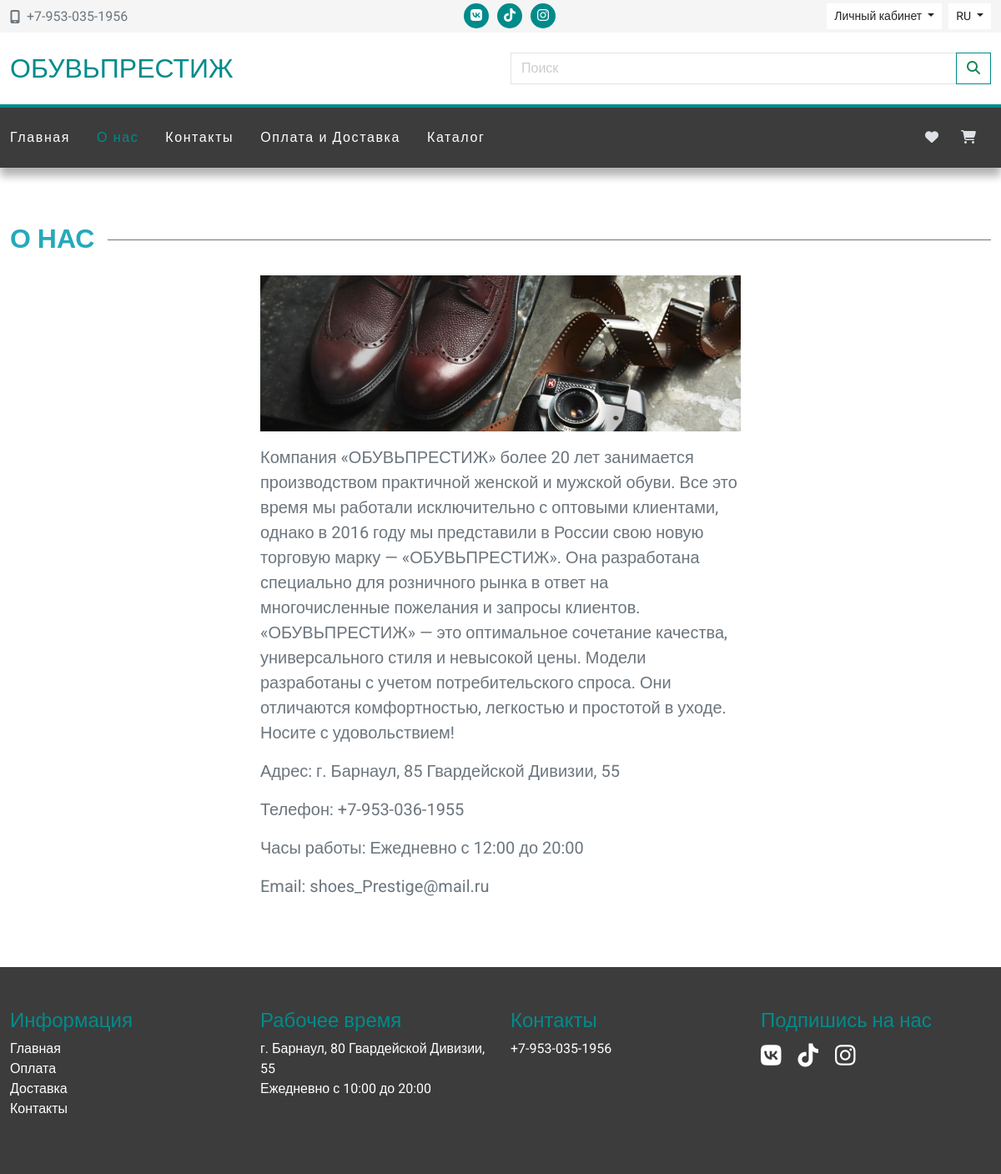
Page /about.php on the committed database.
### tables this page shows
CREATE TABLE `about` (
  `id` int UNSIGNED NOT NULL,
  `title` varchar(255) NOT NULL,
  `description` varchar(655) NOT NULL,
  `image` varchar(255) NOT NULL
);

CREATE TABLE `contact` (
  `id` int UNSIGNED NOT NULL,
  `address` varchar(255) NOT NULL,
  `phone` varchar(255) NOT NULL,
  `email` varchar(255) NOT NULL,
  `mode` varchar(255) NOT NULL
);

### about.php (the view, shortened to what this page needs)
<?php require_once './functions/db_connect.php'; ?>
<?php
$sql = $pdo->prepare("SELECT * FROM contact");
$sql->execute();
$res = $sql->fetch(PDO::FETCH_ASSOC);
?>
<?php
$row = $pdo->prepare("SELECT * FROM about");
$row->execute();
$about = $row->fetch(PDO::FETCH_ASSOC);
?>
<!DOCTYPE html>
<html lang="ru">
<head>
	<link rel="stylesheet" href="https://cdn.jsdelivr.net/npm/bootstrap@5.3.3/dist/css/bootstrap.min.css">
	<link rel="stylesheet" href="https://cdnjs.cloudflare.com/ajax/libs/font-awesome/6.4.0/css/all.min.css">
	<link rel="stylesheet" href="assets/css/main.css" />
</head>
<body>
	<div class="wrapper">
		<?php require "public/header.php" ?>
		<main class="main">
			<section class="about-us" id="about">
				<div class="container-fluid">
					<div class="row py-3">
						<div class="col-12">
							<h2 class="section-title">
								<span><?php echo $about["title"] ?></span>
							</h2>
						</div>
					</div>
					<div class="row gy-3">
						<div class=" col-md-6 col-lg-6  offset-md-3">
							<div class="image-about">
								<img src="admin\img\<?php echo $about["image"] ?>" width="100%" alt="Обувь">
							</div>
						</div>
					</div>
					<div class="row py-3">
						<div class=" col-md-6 col-lg-6 about-text offset-md-3">
							<p><?php echo $about["description"] ?>
							</p>
							<p>Адрес: <?php echo $res["address"] ?></p>
							<p>Телефон: <?php echo $res["phone"] ?></p>
							<p>Часы работы: <?php echo $res["mode"] ?></p>
							<p>Email: <?php echo $res["email"] ?></p>
						</div>
					</div>
				</div>
			</section>
		</main>
		<?php require "public/footer.php" ?>
	</div>
</body>
</html>

### public/header.php (shortened to what this page needs)
<!DOCTYPE html>
<html lang="en">
<head>
	<link rel="stylesheet" href="https://cdn.jsdelivr.net/npm/bootstrap@5.3.3/dist/css/bootstrap.min.css">
	<link rel="stylesheet" href="https://cdnjs.cloudflare.com/ajax/libs/font-awesome/6.4.0/css/all.min.css">
	<link rel="stylesheet" href="assets/css/main.css" />
</head>
<body>
	<header class="header">
		<div class="header-top py-1">
			<div class="container-fluid">
				<div class="row">
					<div class="col-8 col-sm-4">
						<div class="header-top-phone d-flex align-items-center h-100">
							<i class="fa-solid fa-mobile-screen"></i>
							<a href="tel:+79530351956" class="ms-2">+7-953-035-1956</a>
						</div>
					</div>
					<div class="col-sm-4 d-none d-sm-block">
						<ul class="social-icons d-flex justify-content-center">
							<li>
								<a href="#">
									<i class="fa-brands fa-vk"></i>
								</a>
							</li>
							<li>
								<a href="#">
									<i class="fa-brands fa-tiktok"></i>
								</a>
							</li>
							<li>
								<a href="#">
									<i class="fa-brands fa-instagram"></i>
								</a>
							</li>
						</ul>
					</div>
					<div class="col-4 col-sm-4">
						<div class="header-top-account d-flex justify-content-end">
							<?php if (isset($userLogin)) : ?>
								<div class="btn-group me-2">
									<div class="dropdown">
										<button class="btn btn-sm dropdown-toggle" type="button" data-bs-toggle="dropdown" aria-expanded="false">
											<?= htmlspecialchars($userLogin) ?>
										</button>
										<ul class="dropdown-menu">
											<li>
												<a class="dropdown-item" href="profile.php">Профиль</a>
											</li>
											<li>
												<a class="dropdown-item" href="functions/logout.php">Выйти</a>
											</li>
										</ul>
									</div>
								</div>
							<?php else : ?>
								<div class="btn-group me-2">
									<div class="dropdown">
										<button class="btn btn-sm dropdown-toggle" type="button" data-bs-toggle="dropdown" aria-expanded="false">
											Личный кабинет
										</button>
									</div>
								</div>
							<?php endif; ?>
							<div class="btn-group" role="group" aria-label="Button group">
								<div class="dropdown">
									<button class="btn btn-sm dropdown-toggle" type="button" data-bs-toggle="dropdown" aria-expanded="false">
										RU
									</button>
								</div>
							</div>
						</div>
					</div>
				</div>
			</div>
		</div>
		<div class="header-middle bg-white py-4">
			<div class="container-fluid">
				<div class="row align-items-center">
					<div class="col-sm-6 ">
						<a href="index.php" class="header-logo h2">ОбувьПрестиж</a>
					</div>
					<div class="col-sm-6 mt-2 mt-md-0">
						<form id="searchForm">
							<div class="input-group">
								<input type="text" class="form-control" name="s" id="text-to-find" placeholder="Поиск" aria-label="Поиск" aria-describedby="button-search" />
								<button onclick="javascript: FindOnPage('text-to-find'); return false;" class="btn btn-outline-success" type="submit" id="button-search">
									<i class="fa-solid fa-magnifying-glass"></i>
								</button>
							</div>
						</form>
					</div>
				</div>
			</div>
		</div>
	</header>
	<div class="header-bottom sticky-top" id="header-nav">
		<nav class="navbar navbar-expand-md bg-dark" data-bs-theme="dark">
			<div class="container-fluid">
				<div class="offcanvas offcanvas-start" id="offcanvasNavbar" tabindex="-1" aria-labelledby="offcanvasNavbarLabel">
					<div class="offcanvas-body">
						<ul class="navbar-nav me-auto mb-2 mb-lg-0">
							<li class="nav-item  ">
								<a class="nav-link <?php echo (basename($_SERVER['PHP_SELF']) == 'index.php') ? 'active' : ''; ?>" href="index.php">Главная</a>
							</li>
							<li class="nav-item ">
								<a class="nav-link <?php echo (basename($_SERVER['PHP_SELF']) == 'about.php') ? 'active' : ''; ?>" href="about.php">О нас</a>
							</li>
							<li class="nav-item ">
								<a class="nav-link <?php echo (basename($_SERVER['PHP_SELF']) == 'contact.php') ? 'active' : ''; ?>" href="contact.php">Контакты</a>
							</li>
							<li class="nav-item ">
								<a class="nav-link <?php echo (basename($_SERVER['PHP_SELF']) == 'delivery.php') ? 'active' : ''; ?>" href="delivery.php">Оплата и Доставка</a>
							</li>
							<li class="nav-item">
								<a class="nav-link <?php echo (basename($_SERVER['PHP_SELF']) == 'catalog.php') ? 'active' : ''; ?>" href="catalog.php">Каталог</a>
							</li>
						</ul>
					</div>
				</div>
				<div>
					<a href="#" class="btn p-1">
						<i class="fa-solid fa-heart"></i>
					</a>
					<button class="btn p-1" type="button">
						<a class="btn" href="cart.php" target="_blank"><i class="fa-solid fa-cart-shopping"></i></a>
					</button>
				</div>
			</div>
		</nav>
	</div>
</body>
</html>

### public/footer.php (shortened to what this page needs)
<!DOCTYPE html>
<html lang="ru">
<head>
	<link rel="stylesheet" href="https://cdn.jsdelivr.net/npm/bootstrap@5.3.3/dist/css/bootstrap.min.css">
	<link rel="stylesheet" href="https://cdnjs.cloudflare.com/ajax/libs/font-awesome/6.4.0/css/all.min.css">
	<link rel="stylesheet" href="assets/css/main.css" />
</head>
<body>
	<footer class="footer" id="footer">
		<div class="container-fluid">
			<div class="row">
				<div class="col-md-3 col-6">
					<h4>Информация</h4>
					<ul class="list-unstyled">
						<li><a href="index.php">Главная</a></li>
						<li><a href="delivery.php">Оплата</a></li>
						<li><a href="delivery.php">Доставка</a></li>
						<li><a href="contact.php">Контакты</a></li>
					</ul>
				</div>
				<div class="col-md-3 col-6">
					<h4>Рабочее время</h4>
					<ul class="list-unstyled">
						<li>г. Барнаул, 80 Гвардейской Дивизии, 55</li>
						<li>Ежедневно с 10:00 до 20:00</li>
					</ul>
				</div>
				<div class="col-md-3 col-6">
					<h4>Контакты</h4>
					<ul class="list-unstyled">
						<li><a href="tel:+79530351956"></a> +7-953-035-1956</li>
					</ul>
				</div>
				<div class="col-md-3 col-6">
					<h4>Подпишись на нас</h4>
					<ul class="footer-icons">
						<li><a href="#"><i class="fa-brands fa-vk"></i></a></li>
						<li><a href="#"><i class="fa-brands fa-tiktok"></i></a></li>
						<li><a href="#"><i class="fa-brands fa-instagram"></i></a></li>
					</ul>
				</div>
			</div>
		</div>
	</footer>
</body>
</html>

### assets/css/main.css (style rules this page uses)
:root { --bg-color: #f5f5f5; --text-color: #6c757d; --accent-color: #008b8b; --contrast-color: #26a9ba; --gray-color: #ccc; --navbar-color: #3c3c3c; --red-color: #e25822; --light-grey-color: #eee; }
html, body { height: 100%; }
body { min-width: 320px; font-family: "Roboto", sans-serif; background-color: var(--bg-color); color: var(--text-color); }
a { color: var(--text-color); text-decoration: underline; }
img { max-width: 100%; height: auto; }
.btn, .dropdown-menu, .form-control, .form-select { border-radius: 0; }
.form-control::placeholder { color: var(--gray-color); }
.btn-outline-success { border-color: var(--accent-color); }
.wrapper { min-height: 100%; display: flex; flex-direction: column; }
main.main { flex: 1 1 auto; }
section { padding: 50px 0; }
.section-title { position: relative; text-transform: uppercase; color: var(--contrast-color); font-weight: 700; }
.section-title span { background-color: var(--bg-color); padding-right: 1rem; position: relative; z-index: 1; }
.section-title::after { position: absolute; content: ""; width: 100%; top: 50%; left: 0; border-top: 1px solid var(--text-color); }
.header-top-phone a { text-decoration: none; }
ul.social-icons { list-style: none; margin-bottom: 0; padding-bottom: 0; }
ul.social-icons li { margin-right: 10px; }
ul.social-icons a { background-color: var(--accent-color); color: white; width: 30px; height: 30px; line-height: 30px; border-radius: 50%; float: left; text-align: center; transition: all 0.3s; }
.header-top .btn { background-color: #fff; }
.header-logo { text-decoration: none; text-transform: uppercase; color: var(--accent-color); transition: 0.3s; }
.header-bottom { border-top: 4px solid var(--accent-color); box-shadow: 0 10px 10px rgba(0, 0, 0, 0.3); }
.header-bottom .navbar, .header-bottom .dropdown-menu { background-color: var(--navbar-color) !important; }
.header-bottom .nav-item:first-child .nav-link { padding-left: 0; }
.header-bottom .navbar .nav-link { color: #fff; transition: 0.3s all; letter-spacing: 0.1rem; }
.header-bottom .navbar .nav-link.active { color: var(--accent-color); }
.about-us { background-color: #fff; }
.about-us .section-title span { background-color: #fff; }
.about-text { font-size: 20px; }
.image-about { text-align: center; padding: 0; }
footer { background-color: var(--navbar-color); padding: 50px 0; color: #fff; }
footer h4 { color: var(--accent-color); }
footer a { color: #fff; text-decoration: none; transition: all 0.3s; }
.footer-icons { list-style: none; display: flex; gap: 20px; padding: 0; font-size: 28px; }
@media only screen and (min-width: 992px) { .header-bottom .navbar .nav-link { padding: 1rem; } }
@media only screen and (min-width: 768px) { .about-us { display: block; } }

### rows in the picture
about: title "О НАС", image (picture), description "Компания «ОБУВЬПРЕСТИЖ» более 20 лет занимается производством практичной женской и мужской обуви. Все это время мы работали исключительно с оптовыми клиентами, однако в 2016 году мы представили в России свою новую торговую марку — «ОБУВЬПРЕСТИЖ». Она разработана специально для розничного рынка в ответ на многочисленные пожелания и запросы клиентов. «ОБУВЬПРЕСТИЖ» — это оптимальное сочетание качества, универсального стиля и невысокой цены. Модели разработаны с учетом потребительского спроса. Они отличаются комфортностью, легкостью и простотой в уходе. Носите с удовольствием!"
contact: address "г. Барнаул, 85 Гвардейской Дивизии, 55", phone "+7-953-036-1955", mode "Ежедневно с 12:00 до 20:00", email "shoes_Prestige@mail.ru"
